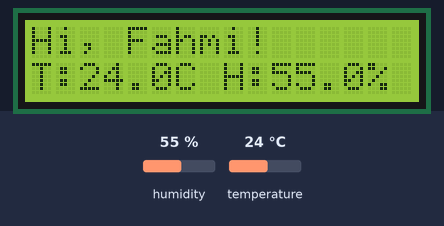
This sketch was run on a simulated Arduino Uno, built with avr-gcc and run on an emulated ATmega328P. Shown: 16×2 character LCD. The inputs (shaded band) are chosen by the test bench; at power-on: humidity 55 %, temperature 24 °C. What the sketch prints to the serial monitor is not drawn.

Above: at 2.6 s.
2.7 s: humidity set to 22 %
At 5.3 s:
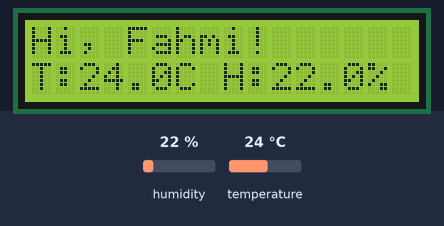
5.7 s: temperature set to 12 °C
At 6.9 s:
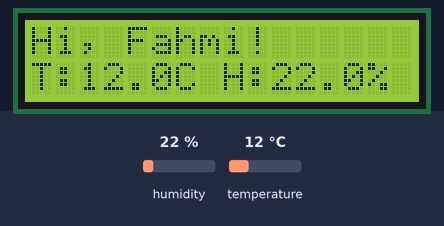
8.7 s: humidity set to 40 %
At 10.9 s:
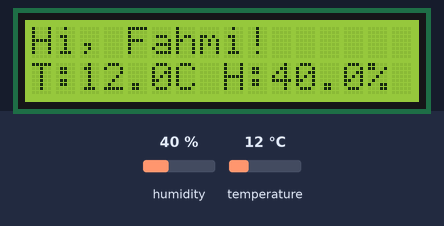
11.7 s: temperature set to 19 °C
At 13.5 s:
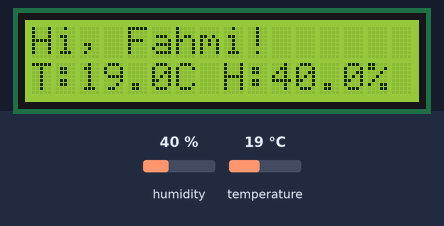
Timing chart, 0 to 15.0 s (numbered marks = the images above; inputs shaded):
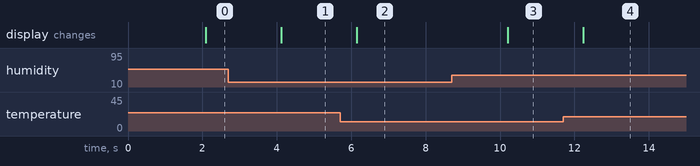

Measured:
- after the input at 2.7 s, the display: changes after 1.4 s (image 1)
- after the input at 5.7 s, the display: changes after 0.45 s (image 2)
- after the input at 8.7 s, the display: changes after 1.5 s (image 3)
- after the input at 11.7 s, the display: changes after 0.54 s (image 4)

The sketch:

LCD_DHT11.ino
```cpp
// include the library code:
#include <LiquidCrystal.h>
#include <DHT.h>

// initialize the library by associating any needed LCD interface pin
// with the arduino pin number it is connected to
const int rs = 12, en = 11, d4 = 5, d5 = 4, d6 = 3, d7 = 2;
LiquidCrystal lcd(rs, en, d4, d5, d6, d7);

// initialise DHT sensor data pin and DHT sensor type
#define DHTPIN 8
#define DHTTYPE DHT11

// Initialize DHT sensor.
// Note that older versions of this library took an optional third parameter to
// tweak the timings for faster processors.  This parameter is no longer needed
// as the current DHT reading algorithm adjusts itself to work on faster procs.
DHT dht(DHTPIN, DHTTYPE);

void setup() {
  // set up the LCD's number of columns and rows:
  lcd.begin(16, 2);
  // Print a message to the LCD.
  lcd.print("Hi, Fahmi!");
  // Set up serial baud rate and initialisation message
  Serial.begin(9600);
  Serial.println(F("DHT11 reading with LCD display initialised!!"));
  // Start DHT sensor
  dht.begin();
}

void loop() {
  // Wait a few seconds between measurements.
  delay(2000);

  // Reading temperature or humidity takes about 250 milliseconds!
  // Sensor readings may also be up to 2 seconds 'old' (its a very slow sensor)
  float h = dht.readHumidity();
  // Read temperature as Celsius (the default)
  float t = dht.readTemperature();
  // Read temperature as Fahrenheit (isFahrenheit = true)
  float f = dht.readTemperature(true);

  // Check if any reads failed and exit early (to try again).
  if (isnan(h) || isnan(t) || isnan(f)) {
    Serial.println(F("Failed to read from DHT sensor!"));
    lcd.clear();
    lcd.setCursor(0,0);
    lcd.print(F("Sensor ERROR!"));
    return;
  }

  lcd.clear();
  // set the cursor to column 0, line 0
  lcd.setCursor(0, 0);
  lcd.print(F("Hi, Fahmi!"));

  // set the cursor to column 0, line 1
  // (note: line 1 is the second row, since counting begins with 0):
  lcd.setCursor(0, 1);
  // print temperature and humidity
  lcd.print(F("T:"));
  lcd.print(t, 1);
  lcd.print(F("C"));
  lcd.print(F(" H:"));
  lcd.print(h, 1);
  lcd.print(F("%"));
}
```
